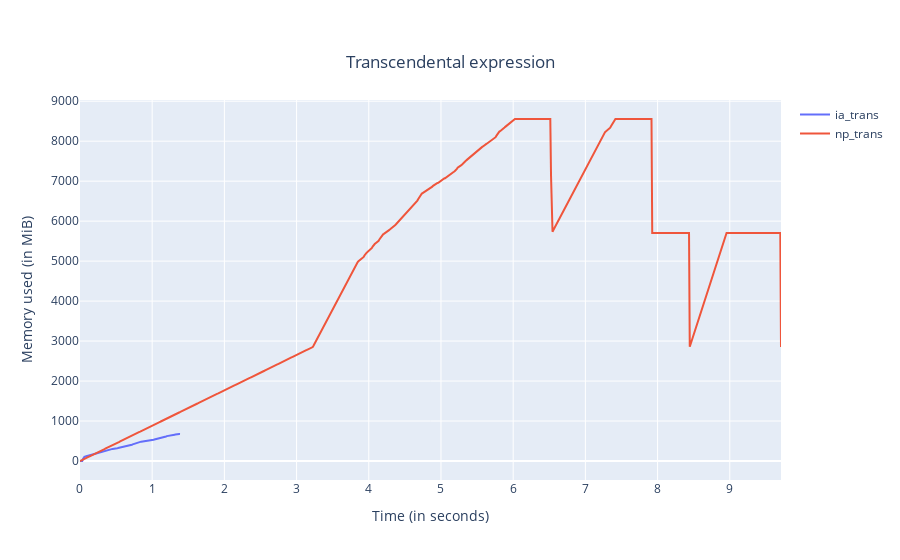

Notebook code for this chart:
### Markdown cell above
As we can see iron_array not only makes computations fast, but specially requiring much less memory.

And let's see the resouce consumption for the transcendental expression:

### Code cell
%mprof_plot ia_trans np_trans -t "Transcendental expression"

### Figure 1 — Plotly figure (JSON) as saved in the notebook; plotly's stock layout.template omitted (floating-point values rounded to 4 significant figures; data arrays with more than 128 entries replaced by an {"elided": "..."} marker saying what was removed)
{"data": [{"mode": "lines", "name": "ia_trans", "type": "scatter", "x": {"elided": "131 float values"}, "y": {"elided": "131 float values"}}, {"mode": "lines", "name": "np_trans", "type": "scatter", "x": {"elided": "944 float values"}, "y": {"elided": "944 float values"}}], "layout": {"title": {"text": "Transcendental expression", "x": 0.5, "xanchor": "center", "y": 0.9, "yanchor": "top"}, "xaxis": {"title": {"text": "Time (in seconds)"}}, "yaxis": {"title": {"text": "Memory used (in MiB)"}}}}
